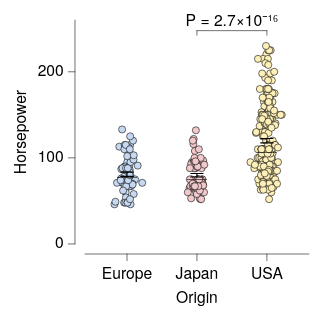

Write the Vega-Lite specification saved for this chart.
### Vega-Lite specification from a JSON file in a GitHub repository (floating-point values rounded to 4 significant figures; data arrays with more than 128 entries replaced by an {"elided": "..."} marker saying what was removed)
{"background": null, "config": {"arc": {"fill": "#DBDBDB", "fillOpacity": 1.0, "innerRadius": 25.0, "padAngle": 0.03, "stroke": "black", "strokeOpacity": 1, "strokeWidth": 0.25}, "area": {"fill": "#DBDBDB", "fillOpacity": 1.0, "stroke": "black", "strokeOpacity": 1, "strokeWidth": 0.25}, "axis": {"domain": true, "domainCap": "round", "domainColor": "black", "domainWidth": 0.25, "grid": false, "gridCap": "round", "gridColor": "#F1F1F1", "gridDash": [0, 0], "gridOpacity": 1.0, "gridWidth": 0.25, "labelColor": "black", "labelFont": "HelveticaNeue", "labelFontSize": 7, "labelFontStyle": "normal", "labelFontWeight": 400, "offset": 4.5, "ticks": true, "tickCap": "round", "tickColor": "black", "tickRound": false, "tickSize": 3, "tickWidth": 0.25, "titleColor": "black", "titleFont": "HelveticaNeue", "titleFontSize": 7, "titleFontStyle": "normal", "titleFontWeight": 400}, "axisX": {"domain": true, "labelAlign": "center", "labelAngle": 0, "labels": true, "ticks": true, "translate": 0}, "axisY": {"domain": true, "labelAlign": "right", "labelAngle": 0, "labels": true, "ticks": true, "translate": 0}, "axisRight": {"domain": true, "labelAlign": "left", "labelAngle": 0, "labels": true, "ticks": true, "translate": 0}, "axisTop": {"domain": true, "labelAlign": "center", "labelAngle": 0, "labels": true, "ticks": true, "translate": 0}, "axisBand": {"tickOffset": 0}, "bar": {"fill": "#DBDBDB", "fillOpacity": 1.0, "stroke": "black", "strokeOpacity": 1, "strokeWidth": 0.25}, "boxplot": {"size": 9.0, "ticks": {"cornerRadius": 0.25, "fill": "black", "size": 4.5, "thickness": 0.25}, "box": {"fillOpacity": 1.0, "stroke": "black", "strokeOpacity": 1, "strokeWidth": 0.25}, "median": {"fill": "black", "fillOpacity": 1.0, "size": 9.0, "thickness": 0.25}, "rule": {"fill": "black", "fillOpacity": 1.0, "size": 10.0, "stroke": "black", "strokeDash": [0, 0], "strokeOpacity": 1, "strokeWidth": 0.25}, "outliers": {"color": "black", "fill": "black", "fillOpacity": 1.0, "size": 0, "stroke": "black", "strokeOpacity": 1, "strokeWidth": 0.25}}, "circle": {"fill": "black", "fillOpacity": 1.0, "size": 0.5, "stroke": null, "strokeOpacity": 1, "strokeWidth": 0.25}, "errorband": {"band": {"fillOpacity": 0.6, "stroke": null, "strokeWidth": 0.25, "strokeOpacity": 1}, "borders": {"opacity": 0, "strokeOpacity": 0.25, "strokeWidth": 1}}, "errorbar": {"opacity": 1, "rule": {"strokeDash": [0, 0], "strokeWidth": 0.5}, "ticks": {"color": "black", "cornerRadius": 0.25, "opacity": 1, "size": 6.0, "thickness": 0.5}, "thickness": 0.5}, "font": "HelveticaNeue", "geoshape": {"fill": "#DBDBDB", "fillOpacity": 1.0, "stroke": "black", "strokeOpacity": 1, "strokeWidth": 0.25}, "header": {"labelColor": "black", "labelFont": "HelveticaNeue", "labelFontSize": 7, "labelFontStyle": "normal", "labelFontWeight": 400, "titleColor": "black", "titleFont": "HelveticaNeue", "titleFontSize": 7, "titleFontStyle": "normal", "titleFontWeight": 400, "titlePadding": 0}, "legend": {"disable": false, "offset": 4.5, "gradientLength": 50.0, "gradientThickness": 5.0, "gradientOpacity": 1.0, "gradientStrokeColor": "black", "gradientStrokeWidth": 0.25, "labelColor": "black", "labelFont": "HelveticaNeue", "labelFontSize": 7, "labelFontStyle": "normal", "labelFontWeight": 400, "strokeColor": "black", "strokeWidth": 0, "symbolSize": 42, "symbolStrokeColor": "black", "symbolStrokeWidth": 0.25, "titleColor": "black", "titleFont": "HelveticaNeue", "titleFontSize": 7, "titleFontStyle": "normal", "titleFontWeight": 400}, "line": {"color": "black", "stroke": "black", "strokeCap": "round", "strokeDash": [0, 0], "strokeOpacity": 1, "strokeWidth": 0.375}, "point": {"filled": true, "fill": "#DBDBDB", "fillOpacity": 1.0, "size": 5.0, "stroke": "black", "strokeOpacity": 1, "strokeWidth": 0.25}, "range": {"category": ["#C6D9F1", "#F1C9CB", "#FEF0B9", "#CEE37A", "#7AA8E0", "#E589A3", "#FDDD5D", "#68B961", "#4177B1", "#C35082", "#E5C227", "#438156"], "diverging": {"scheme": ["#C35082", "#CE6D94", "#D989A7", "#E2A4BA", "#EABFCE", "#F1DBE2", "#F6F6F6", "#D7E0EB", "#B9CBE0", "#9BB6D5", "#7DA1C9", "#5F8CBD", "#4177B1"]}, "heatmap": {"scheme": ["#DFE9F7", "#C6D9F1", "#ADC8EC", "#94B8E6", "#7AA8E0", "#6097DA", "#4D87CA", "#4177B1", "#386898", "#2F597F", "#264A69", "#1D3A58"]}, "ordinal": {"scheme": ["#F1F1F1", "#DBDBDB", "#C6C6C6", "#B2B2B2", "#9D9D9D", "#898989", "#767676", "#636363", "#515151", "#404040", "#2F2F2F", "#1F1F1F"]}, "ramp": {"scheme": ["#DFE9F7", "#C6D9F1", "#ADC8EC", "#94B8E6", "#7AA8E0", "#6097DA", "#4D87CA", "#4177B1", "#386898", "#2F597F", "#264A69", "#1D3A58"]}}, "rule": {"color": "black", "stroke": "black", "strokeCap": "round", "strokeDash": [2, 2], "strokeOpacity": 1, "strokeWidth": 0.25}, "scale": {"bandPaddingInner": 0.1, "bandPaddingOuter": 0.1, "round": false}, "rect": {"fill": "#DBDBDB", "fillOpacity": 1.0, "stroke": "black", "strokeOpacity": 1, "strokeWidth": 0.25}, "square": {"fill": "#DBDBDB", "fillOpacity": 1.0, "size": 10.0, "stroke": "black", "strokeOpacity": 1, "strokeWidth": 0.25}, "text": {"color": "black", "font": "HelveticaNeue", "fontSize": 7, "fontStyle": "normal", "fontWeight": 400}, "title": {"anchor": "middle", "frame": "group", "color": "black", "font": "HelveticaNeue", "fontSize": 7, "fontStyle": "normal", "fontWeight": 400, "subtitleColor": "black", "subtitleFont": "HelveticaNeue", "subtitleFontSize": "HelveticaNeue", "subtitleFontStyle": "normal", "subtitleFontWeight": 400}, "view": {"continuousWidth": 100, "continuousHeight": 100, "discreteWidth": 100, "discreteHeight": 100, "fill": null, "stroke": null, "strokeWidth": 0.25}}, "layer": [{"data": {"name": "data-53eecb024a78fdc2be808dcfdc3af7a2"}, "mark": {"type": "circle", "opacity": 1.0, "size": 10.0, "stroke": "black", "strokeOpacity": 1, "strokeWidth": 0.25}, "encoding": {"color": {"field": "Origin", "legend": null, "sort": ["Europe", "Japan", "USA"], "title": null, "type": "nominal"}, "x": {"axis": {}, "field": "Origin", "sort": ["Europe", "Japan", "USA"], "title": "Origin", "type": "nominal"}, "xOffset": {"field": "jitter_x", "scale": {"domain": [-7.33, 7.33], "range": [5.17, 19.83]}, "type": "quantitative"}, "y": {"field": "Horsepower", "title": "Horsepower", "type": "quantitative"}}}, {"data": {"name": "data-6c4882663eaca411296217af4f5e04f9"}, "mark": {"type": "errorbar"}, "encoding": {"x": {"axis": {}, "field": "Origin", "sort": ["Europe", "Japan", "USA"], "title": "Origin", "type": "nominal"}, "y": {"field": "__mean", "title": "Horsepower", "type": "quantitative"}, "yError": {"field": "__error"}}}, {"data": {"name": "data-53eecb024a78fdc2be808dcfdc3af7a2"}, "mark": {"type": "boxplot", "box": {"fillOpacity": 0, "strokeOpacity": 0}, "outliers": {"opacity": 0}, "rule": {"strokeOpacity": 0}, "ticks": false}, "encoding": {"x": {"axis": {}, "field": "Origin", "sort": ["Europe", "Japan", "USA"], "title": "Origin", "type": "nominal"}, "y": {"field": "Horsepower", "title": "Horsepower", "type": "quantitative"}}}, {"layer": [{"layer": [{"data": {"values": [{"x": "USA", "x2": "Japan", "y": 247.8, "__dysonsphere__": 1}]}, "mark": {"type": "rule", "strokeCap": "round", "strokeDash": [0, 0], "strokeWidth": 0.25}, "encoding": {"x": {"field": "x", "type": "nominal"}, "x2": {"field": "x2"}, "y": {"field": "y", "type": "quantitative"}}}, {"data": {"values": [{"x": "USA", "y": 247.8, "y2": 242.5, "__dysonsphere__": 1}]}, "mark": {"type": "rule", "strokeCap": "round", "strokeDash": [0, 0], "strokeWidth": 0.25}, "encoding": {"x": {"field": "x", "type": "nominal"}, "y": {"field": "y", "type": "quantitative"}, "y2": {"field": "y2"}}}, {"data": {"values": [{"x": "Japan", "y": 247.8, "y2": 242.5, "__dysonsphere__": 1}]}, "mark": {"type": "rule", "strokeCap": "round", "strokeDash": [0, 0], "strokeWidth": 0.25}, "encoding": {"x": {"field": "x", "type": "nominal"}, "y": {"field": "y", "type": "quantitative"}, "y2": {"field": "y2"}}}, {"data": {"values": [{"y": 247.8, "label": "P = 2.7×10⁻¹⁶", "__dysonsphere__": 1}]}, "mark": {"type": "text", "align": "center", "dy": -4, "fontSize": 7}, "encoding": {"text": {"field": "label", "type": "nominal"}, "x": {"value": 65.62}, "y": {"field": "y", "type": "quantitative"}}}]}], "name": "__dysonsphere_906c71d739e1552c_7"}], "$schema": "https://vega.github.io/schema/vega-lite/v6.4.1.json", "datasets": {"data-53eecb024a78fdc2be808dcfdc3af7a2": {"elided": "400 records"}, "data-6c4882663eaca411296217af4f5e04f9": [{"Origin": "USA", "__mean": 119.9, "__error": 2.529, "__dysonsphere__": 1}, {"Origin": "Europe", "__mean": 81.0, "__error": 2.47, "__dysonsphere__": 1}, {"Origin": "Japan", "__mean": 79.84, "__error": 2.005, "__dysonsphere__": 1}]}}
